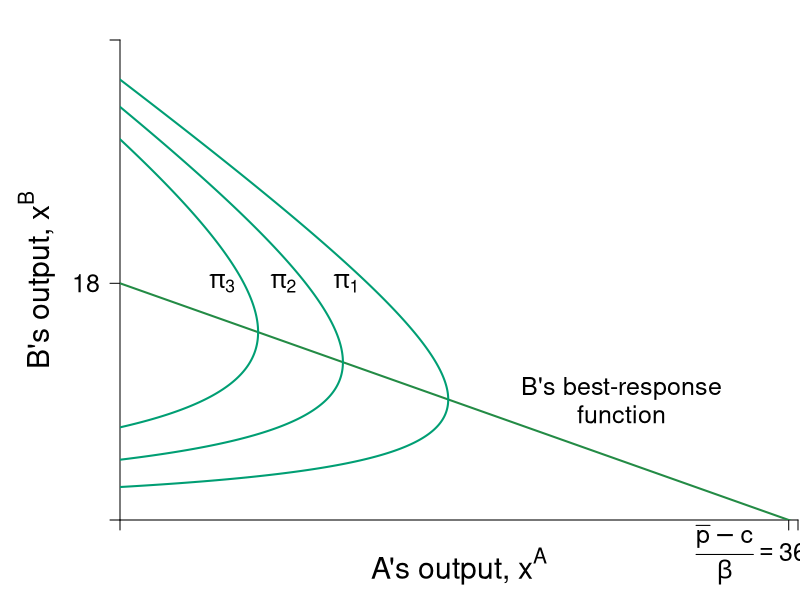

Generate this figure with R:
require(shape)
pdf(file = "competitionmarkets/cournot_brf_isoB.pdf", width = 9, height = 7)

#Set parameters for graphics

pointsize <- 1.8
axislabelsize <- 1.8
labelsize <- 1.5
namesize <- 1.8
annotatesize <- 1.5
graphlinewidth <- 2
segmentlinewidth <- 1.5

COL <- c("#7fc97f", "#beaed4", "#fdc086", "#ffff99", "#386cb0", "#f0027f", "#bf5b17", "#666666")
COLA <- c("#99d8c9","#66c2a4","#41ae76", "#238b45", "#005824")
COLB <- c("#4eb3d3", "#2b8cbe", "#0868ac","#084081")
grays <- gray.colors(25, start = 1, end = 0)
CBCols <- c("#009E73","#0072B2","#E69F00","#CC79A7", "#F0E442")

par(mar =  c(4, 6, 2, 0.1))

piA <- function(xa, xb, s = 0.5, pmax = 20, c1 = 2) {
  (pmax - s*xb)*xa - s*(xa)^2 - c1*xa
}

piB <- function(xa, xb, s = 0.5, pmax = 20, c1 = 2) {
  (pmax - s*xa)*xb - s*(xb)^2 - c1*xb
}

brfB <- function(xa, s = 0.5, pmax = 20, c1 = 2) {
  (pmax - c1)/(2*s) - (1/2)*xa
}

brfA <- function(xa, s = 0.5, pmax = 20, c1 = 2) {
  (pmax - c1)/s - 2*xa
}

xlims <- c(0, 36.5)
ylims <- c(0, 36.5)

npts <- 501 
x <- seq(xlims[1], xlims[2], length.out = npts)
y <- seq(ylims[1], ylims[2], length.out = npts) 
a <- c(42, 72, 102)
b <- c(72, 81, 90)


plot(0, 0, xlim = xlims, ylim = ylims, type = "n",
     xlab = expression(paste("")),
     ylab = expression(paste("")), 
     xaxt = "n", 
     yaxt = "n", 
     cex.lab = axislabelsize, 
     bty = "n",
     xaxs = "i", 
     yaxs = "i")

ticksy <- c(0, NA, NA, 18, NA, ylims[2])
ylabelsnum <- c(NA, NA, NA, 18, NA, NA)
#ylabels <- c(NA, expression(paste(x[1]^B)), expression(paste(x[2]^B)), expression(paste(x[3]^B)), expression(paste(frac(bar(p) - c[1],beta))))
ticksx <- c(0, NA, NA, NA, 36, xlims[2])
#xlabels <- c(NA, expression(paste(x[1]^A)), expression(paste(x[2]^A)), expression(paste(x[3]^A)), NA, NA)
xlabelsnum <- c(NA, NA, NA, NA, expression(paste(frac(bar(p) - c,beta) == 36)), NA)

#xlabels that include labels and numerical values 
#text(7, -2.3, expression(paste(x[1]^A == 9)),xpd = TRUE, cex = labelsize - 0.05)
#text(10, -2.3, expression(paste(x[2]^A == 12)),xpd = TRUE, cex = labelsize - 0.05)
#text(15, -2.3, expression(paste(x[3]^A == 14)),xpd = TRUE, cex = labelsize - 0.05)
#text(20, -2.5, expression(paste(frac(bar(p) - c[1],2*beta) == 18)),xpd = TRUE, cex = labelsize - 0.05)

axis(1, at = ticksx, pos = 0, labels = FALSE, cex.axis = labelsize)
#axis(1, at = ticksx, pos = 0, labels = xlabels, cex.axis = labelsize)
axis(2, at = ticksy, pos = 0, labels = ylabelsnum, las = 1, cex.axis = labelsize)
text(x = c(0, 9.2, 12, 14.75, 34, xlims[2]), par("usr")[3] - 0.4, labels = xlabelsnum, srt = 0, pos = 1, xpd = TRUE, cex = labelsize)

npts <- 500 
xx1 <- seq(xlims[1], xlims[2], length.out = npts)

lines(xx1, brfB(xx1, s = 0.5, pmax = 20, c1 = 2), col = COLA[4], lwd = graphlinewidth)

contour(x, y, 
        outer(x, y, piB),
        drawlabels = FALSE,
        col = CBCols[1],
        lwd = graphlinewidth,
        levels = a, 
        xaxs = "i", 
        yaxs = "i", 
        add = TRUE) 

text(0.5*xlims[2], -3.5, expression(paste("A's output, ", x^A)), xpd = TRUE, cex = axislabelsize) 
text(-4.5, 0.5*ylims[2], expression(paste("B's output, ", x^B)), xpd = TRUE, cex = axislabelsize, srt = 90) 


#B's brf
text(27, 10, expression(paste("B's best-response")), cex = annotatesize)
text(27, 8, expression(paste("function")), cex = annotatesize)
#Arrows(9, 28.2, 9, 23.5, col = "black", lty = 1, lwd = 2, arr.type = "triangle", arr.lwd = 0.5)

#labels for the isoprofits
text(5.5, 18, expression(paste(pi[3])), cex = annotatesize)
text(8.8, 18, expression(paste(pi[2])), cex = annotatesize)
text(12.2, 18, expression(paste(pi[1])), cex = annotatesize)


dev.off()
